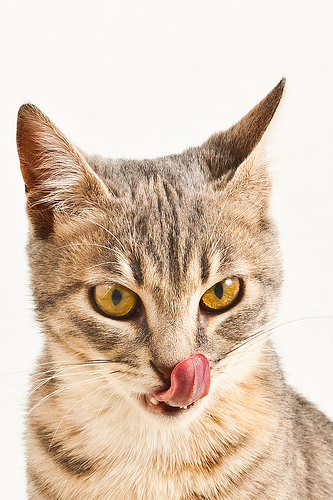
#> input picture data/cc_cat.png, 333 x 500 px
$ jupyter execute 'Upside Down Cat.ipynb'
#> lines starting #> are read from the running program, lines starting #| are printed output that depends on the picture
[cell 1]
from PIL import Image
cat_pic = Image.open('data/cc_cat.png')
#> cat_pic is the input picture: PIL image 333x500 RGB; mean R, G, B 218.9, 199.7, 181.5
cat_pic.show()

[cell 2]
cat_pic.size
print(int(cat_pic.size[0] / 3))
#| 111

[cell 3]
left_edge = int(cat_pic.size[0] / 3)
#> left_edge = 111
width = int(cat_pic.size[0] / 3)
#> width = 111
top = 0
bottom = cat_pic.size[1]
#> bottom = 500
cat_slice = cat_pic.crop((left_edge,top,left_edge+width,bottom))
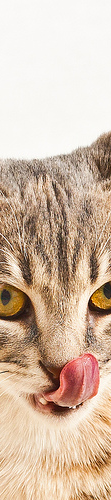
#> cat_slice: PIL image 111x500 RGB; mean R, G, B 211, 188.3, 168.6
print(cat_slice.mode)
#| RGB
cat_slice.show()

[cell 4]
rot_cat_slice = cat_slice.rotate(180)
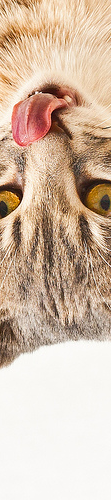
#> rot_cat_slice: PIL image 111x500 RGB; mean R, G, B 211, 188.3, 168.6
rot_cat_slice.show()
